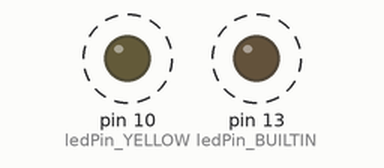
Simulated run of this sketch. Board: Arduino Uno, built with avr-gcc and run on an emulated ATmega328P. On the bench: output pins drawn as LEDs (lit = HIGH). Dashed ring = blinking.

Above: at 0.05 s.
Timing chart, 0 to 3.0 s (numbered marks = the images above):
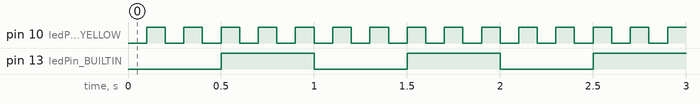

The sketch:

code_P1.ino
```cpp
// constants won't change. Used here to set a pin number:
const int ledPin_BUILTIN =  LED_BUILTIN;// the number of the LED pin
const int ledPin_YELLOW = 10;

// Variables will change:
int ledState_BUILTIN = LOW;             // ledState used to set the LED
int ledState_YELLOW = LOW;

// Generally, you should use "unsigned long" for variables that hold time
// The value will quickly become too large for an int to store
unsigned long previousMillis_BUILTIN = 0;        // will store last time LED was updated
unsigned long previousMillis_YELLOW = 0;        // will store last time LED was updated

// constants won't change:
const long interval_BUILTIN = 500;           // interval at which to blink (milliseconds)
const long interval_YELLOW = 100;

void setup() {
    // set the digital pin as output:
    pinMode(ledPin_BUILTIN, OUTPUT);
    pinMode(ledPin_YELLOW, OUTPUT);
}

void loop() {
    // here is where you'd put code that needs to be running all the time.

    // check to see if it's time to blink the LED; that is, if the difference
    // between the current time and last time you blinked the LED is bigger than
    // the interval at which you want to blink the LED.
    unsigned long currentMillis = millis();

    if (currentMillis - previousMillis_BUILTIN >= interval_BUILTIN) {
        // save the last time you blinked the LED
        previousMillis_BUILTIN = currentMillis;

        // if the LED is off turn it on and vice-versa:
        if (ledState_BUILTIN == LOW) {
            ledState_BUILTIN = HIGH;
        } else if (ledState_BUILTIN == HIGH) {
            ledState_BUILTIN = LOW;
        }


        // set the LED with the ledState of the variable:
        digitalWrite(ledPin_BUILTIN, ledState_BUILTIN);
    }

    if (currentMillis - previousMillis_YELLOW >= interval_YELLOW) {
        previousMillis_YELLOW = currentMillis;

        // if the LED is off turn it on and vice-versa:
        if (ledState_YELLOW == LOW) {
            ledState_YELLOW = HIGH;
        } else if (ledState_YELLOW == HIGH) {
            ledState_YELLOW = LOW;
        }

        // set the LED with the ledState of the variable:
        digitalWrite(ledPin_YELLOW, ledState_YELLOW);
    }
}
```

Measured:
- by itself, pin 10 (ledPin_YELLOW): alternates HIGH for 0.10 s and LOW for 0.10 s
- by itself, pin 13 (ledPin_BUILTIN): alternates HIGH for 0.50 s and LOW for 0.50 s
